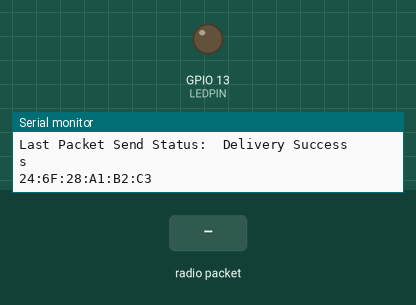
A program run on a simulated ESP32. Shown: output pins drawn as LEDs (lit = HIGH), the last lines printed to the serial monitor. The inputs (shaded band) are chosen by the test bench.

Above: at 1.2 s.
1.3 s: radio packet "1" arrives
At 2.1 s:
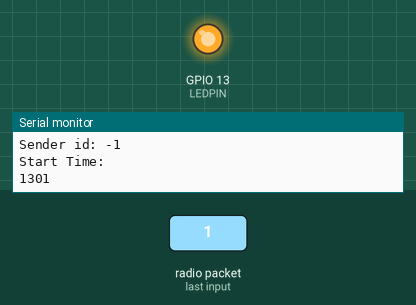
Timing chart, 0 to 4.3 s (numbered marks = the images above; inputs shaded):
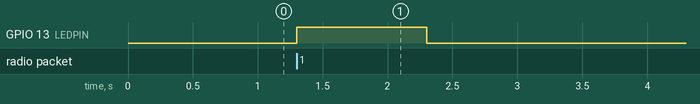

Measured:
- after the input at 1.3 s, GPIO 13 (LEDPIN): LOW → HIGH at once, → LOW 1.0 s later

The program:

main.cpp
```cpp
//MANY to MANY
//Cada que se presiona el boton de Reset en un ESP-NOW, se manda una señal a todos los demas ESP-NOW de la red
//Cambiando el estado del pin 13 por 1 seg a Alto
//De este modo, todas las placas hacen la funcion de Receptoras y Emisoras
//En el proyecto, el HOST mandara instrucciones y recibirá datos de los demas modulos
//Los modulos recibiran instrucciones del host, y tambien mandaran los datos

#include <Wifi.h>
#include <esp_now.h>
#include <esp_wifi.h>
#include "MAC_addresses.h"
#define LEDPIN 13
unsigned long ledStartTime = 0;
bool ledOn = false;


//Se ejecutará cada que se ENVIEN datos con ESP-NOW
void OnDataSent(const uint8_t* mac_addr, esp_now_send_status_t status){
	Serial.print("\r\nLast Packet Send Status:\t");
	Serial.println(status == ESP_NOW_SEND_SUCCESS ? "Delivery Success" : "Delivery Fail");
}

//Envia un Mensaje por medio de ESP-NOW con el ID especificado
void SendMessage(uint8_t peer_id)
{
	String payload = "MY STRING";

	esp_err_t result = esp_now_send(MACS[peer_id], (uint8_t*)payload.c_str(), payload.length());

	if(result == ESP_OK)
	{
		Serial.println("Sent with success");
	}
	else
	{
		Serial.println("Error sending the data");
	}
}

//Devuelve true si la direccion MAC coincide, usado en SearchSender
bool AreMacEquals(const uint8_t* src, const uint8_t* dst)
{
	for(auto i = 0; i < 6; i++)
	{
		if(src[i] != dst[i]) return false;
	}
	return true;
}

//Devuelve el ID del emisor dada una direccion MAC
int SearchSender(const uint8_t* mac)
{
	for(auto sender_id = 0; sender_id < MACS_COUNT; sender_id++)
	{
		if(AreMacEquals(mac, MACS[sender_id])) return sender_id;
	}
	return -1;
}

//Se ejecutará cada que se RECIBAN datos con ESP-NOW
void OnMessageReceived(const uint8_t* mac, const uint8_t* data, int len)
{
	Serial.printf("Packet received from: %02X:%02X:%02X:%02X:%02X:%02X\n", mac[0], mac[1], mac[2], mac[3], mac[4], mac[5]);
	Serial.printf("Bytes received: %d\n", len);

	String payload;
	payload.reserve(len); //Reserva Memoria del espacio especificado
	for(auto i = 0; i < len; i++)
	{
		payload += (char)data[i]; //Concatena los datos recibidos
	}

	Serial.println(payload);
	auto sender_id = SearchSender(mac); //Busca el ID del emisor
	Serial.printf("Sender id: %d\n", sender_id);

	// Enciende el LED solo si no está encendido
	if (!ledOn) {
		digitalWrite(LEDPIN, HIGH); // Enciende el LED
		ledStartTime = millis(); // Guarda el momento en que se encendió el LED
		ledOn = true;
	  }
	Serial.println("Start Time:");
	Serial.println(ledStartTime);
}

//Registra un dispositivo a la red de ESP-NOW con el ID especificado
void RegisterPeek(uint8_t id, wifi_interface_t iface)
{
	esp_now_peer_info_t peerInfo = {};
	memcpy(peerInfo.peer_addr, MACS[id], 6);
	peerInfo.channel = 0;
	peerInfo.encrypt = false;
	peerInfo.ifidx = iface;

	if (esp_now_add_peer(&peerInfo) != ESP_OK) {
		Serial.println("Error registrando peer");
	} else {
		Serial.print("Peer registrado: ");
		Serial.println(id);
	}
}

//Registra todos los dispositivos
void static RegisterPeeks()
{
	for(auto peek_id = 0; peek_id < MACS_COUNT; peek_id ++)
	{
		RegisterPeek(peek_id, WIFI_IF_AP);
	}
}

//Inicializa ESP-NOW
void static InitEspNow()
{
	WiFi.mode(WIFI_AP); //Modo Access Point
	esp_wifi_set_channel(10, WIFI_SECOND_CHAN_NONE);

	if(esp_now_init() != ESP_OK)
	{
		Serial.println("Error initializing ESP-NOW");
	}
	else
	{
		esp_now_register_send_cb(OnDataSent);
		esp_now_register_recv_cb(OnMessageReceived);
		RegisterPeeks();
	}
}


void setup() {
  Serial.begin(115200);
  InitEspNow();
  pinMode(LEDPIN,OUTPUT);

  //Envia el mensaje a todos los dispositivos
  for(int i=0;i<MACS_COUNT;i++ ){
	SendMessage(i);
  }
  Serial.println(WiFi.macAddress());
}

void loop()
{
	if (ledOn && millis() - ledStartTime >= 1000) { //Millis devuelve el tiempo que lleva encendida la placa
		digitalWrite(LEDPIN, LOW);
		ledOn = false;
		ledStartTime=0;
		Serial.println("LED APAGADO");
	}
}
```

MAC_addresses.h
```cpp
#include <cstdint>

const uint8_t MAC_HOST[] = {0x78,0x42,0x1C,0x69,0x3A,0x68};
const uint8_t MAC_TEMP[] = {0x78,0x42,0x1C,0x68,0x8D,0xC4};
const uint8_t MAC_LGHT[] = {0x78,0x42,0x1C,0x68,0x9C,0xA8};
const uint8_t MAC_ACCS[] = {0x78,0x42,0x1C,0x68,0x32,0xB0};

const uint8_t* MACS[] = {MAC_HOST,MAC_TEMP,MAC_LGHT,MAC_ACCS};
const uint8_t MACS_COUNT = sizeof(MACS) / sizeof(uint8_t*);
```
